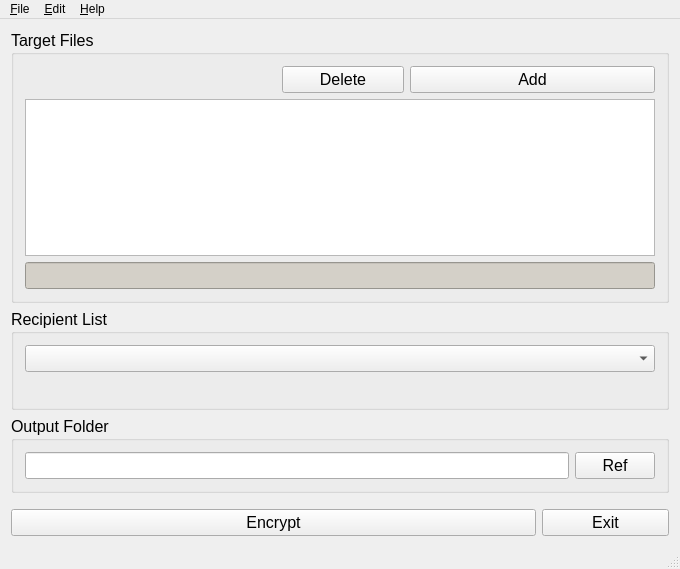
<?xml version="1.0" encoding="UTF-8"?>
<ui version="4.0">
 <class>MainWindow</class>
 <widget class="QMainWindow" name="MainWindow">
  <property name="enabled">
   <bool>true</bool>
  </property>
  <property name="geometry">
   <rect>
    <x>0</x>
    <y>0</y>
    <width>680</width>
    <height>569</height>
   </rect>
  </property>
  <property name="sizePolicy">
   <sizepolicy hsizetype="Preferred" vsizetype="Preferred">
    <horstretch>0</horstretch>
    <verstretch>0</verstretch>
   </sizepolicy>
  </property>
  <property name="minimumSize">
   <size>
    <width>0</width>
    <height>0</height>
   </size>
  </property>
  <property name="acceptDrops">
   <bool>false</bool>
  </property>
  <property name="windowTitle">
   <string>S3E</string>
  </property>
  <property name="windowIcon">
   <iconset resource="S3E.qrc">
    <normaloff>:/Briefcase_files.ico</normaloff>:/Briefcase_files.ico</iconset>
  </property>
  <widget class="QWidget" name="centralWidget">
   <layout class="QGridLayout">
    <item row="0" column="0" colspan="5">
     <widget class="QGroupBox" name="groupBox">
      <property name="sizePolicy">
       <sizepolicy hsizetype="Preferred" vsizetype="Preferred">
        <horstretch>0</horstretch>
        <verstretch>0</verstretch>
       </sizepolicy>
      </property>
      <property name="minimumSize">
       <size>
        <width>551</width>
        <height>151</height>
       </size>
      </property>
      <property name="sizeIncrement">
       <size>
        <width>0</width>
        <height>0</height>
       </size>
      </property>
      <property name="font">
       <font>
        <pointsize>12</pointsize>
       </font>
      </property>
      <property name="contextMenuPolicy">
       <enum>Qt::DefaultContextMenu</enum>
      </property>
      <property name="title">
       <string>Target Files</string>
      </property>
      <property name="alignment">
       <set>Qt::AlignLeading|Qt::AlignLeft|Qt::AlignTop</set>
      </property>
      <property name="checkable">
       <bool>false</bool>
      </property>
      <layout class="QGridLayout">
       <item row="0" column="2">
        <widget class="QPushButton" name="pushButton_Delete">
         <property name="sizePolicy">
          <sizepolicy hsizetype="Preferred" vsizetype="Fixed">
           <horstretch>0</horstretch>
           <verstretch>0</verstretch>
          </sizepolicy>
         </property>
         <property name="font">
          <font>
           <pointsize>12</pointsize>
          </font>
         </property>
         <property name="text">
          <string>Delete</string>
         </property>
        </widget>
       </item>
       <item row="0" column="3" colspan="2">
        <widget class="QPushButton" name="pushButton_Add">
         <property name="enabled">
          <bool>true</bool>
         </property>
         <property name="sizePolicy">
          <sizepolicy hsizetype="Preferred" vsizetype="Fixed">
           <horstretch>0</horstretch>
           <verstretch>0</verstretch>
          </sizepolicy>
         </property>
         <property name="sizeIncrement">
          <size>
           <width>0</width>
           <height>0</height>
          </size>
         </property>
         <property name="font">
          <font>
           <pointsize>12</pointsize>
          </font>
         </property>
         <property name="text">
          <string>Add</string>
         </property>
        </widget>
       </item>
       <item row="1" column="0" colspan="5">
        <widget class="QListWidget" name="listWidget">
         <property name="sizePolicy">
          <sizepolicy hsizetype="Preferred" vsizetype="Preferred">
           <horstretch>0</horstretch>
           <verstretch>0</verstretch>
          </sizepolicy>
         </property>
         <property name="font">
          <font>
           <pointsize>12</pointsize>
          </font>
         </property>
         <property name="acceptDrops">
          <bool>true</bool>
         </property>
         <property name="selectionMode">
          <enum>QAbstractItemView::MultiSelection</enum>
         </property>
        </widget>
       </item>
       <item row="2" column="0" colspan="5">
        <widget class="QLineEdit" name="labelFileStatus">
         <property name="font">
          <font>
           <pointsize>12</pointsize>
          </font>
         </property>
         <property name="styleSheet">
          <string>background-color: rgb(212, 208, 200);</string>
         </property>
         <property name="text">
          <string/>
         </property>
         <property name="readOnly">
          <bool>true</bool>
         </property>
        </widget>
       </item>
      </layout>
     </widget>
    </item>
    <item row="1" column="0" colspan="5">
     <widget class="QGroupBox" name="groupBox_2">
      <property name="sizePolicy">
       <sizepolicy hsizetype="Preferred" vsizetype="Fixed">
        <horstretch>0</horstretch>
        <verstretch>0</verstretch>
       </sizepolicy>
      </property>
      <property name="font">
       <font>
        <pointsize>12</pointsize>
       </font>
      </property>
      <property name="title">
       <string>Recipient List</string>
      </property>
      <layout class="QGridLayout">
       <item row="0" column="0">
        <widget class="QComboBox" name="comboBox_Recipient">
         <property name="font">
          <font>
           <pointsize>12</pointsize>
          </font>
         </property>
        </widget>
       </item>
       <item row="1" column="0">
        <widget class="QLabel" name="labelPublicKeyFile">
         <property name="text">
          <string/>
         </property>
        </widget>
       </item>
      </layout>
     </widget>
    </item>
    <item row="2" column="0" colspan="5">
     <widget class="QGroupBox" name="groupBox_3">
      <property name="sizePolicy">
       <sizepolicy hsizetype="Preferred" vsizetype="Fixed">
        <horstretch>0</horstretch>
        <verstretch>0</verstretch>
       </sizepolicy>
      </property>
      <property name="font">
       <font>
        <pointsize>12</pointsize>
       </font>
      </property>
      <property name="title">
       <string>Output Folder</string>
      </property>
      <layout class="QGridLayout">
       <item row="0" column="0" colspan="13">
        <widget class="QLineEdit" name="lineEdit_OutputFolder">
         <property name="sizePolicy">
          <sizepolicy hsizetype="Preferred" vsizetype="Fixed">
           <horstretch>0</horstretch>
           <verstretch>0</verstretch>
          </sizepolicy>
         </property>
         <property name="font">
          <font>
           <pointsize>12</pointsize>
          </font>
         </property>
        </widget>
       </item>
       <item row="0" column="13">
        <widget class="QPushButton" name="pushButton_Ref">
         <property name="sizePolicy">
          <sizepolicy hsizetype="Fixed" vsizetype="Fixed">
           <horstretch>0</horstretch>
           <verstretch>0</verstretch>
          </sizepolicy>
         </property>
         <property name="font">
          <font>
           <pointsize>12</pointsize>
          </font>
         </property>
         <property name="text">
          <string>Ref</string>
         </property>
        </widget>
       </item>
      </layout>
     </widget>
    </item>
    <item row="4" column="4">
     <widget class="QPushButton" name="pushButton_Exit">
      <property name="sizePolicy">
       <sizepolicy hsizetype="Preferred" vsizetype="Fixed">
        <horstretch>0</horstretch>
        <verstretch>0</verstretch>
       </sizepolicy>
      </property>
      <property name="font">
       <font>
        <pointsize>12</pointsize>
       </font>
      </property>
      <property name="text">
       <string>Exit</string>
      </property>
     </widget>
    </item>
    <item row="4" column="0" colspan="4">
     <widget class="QPushButton" name="pushButton_Encrypt">
      <property name="sizePolicy">
       <sizepolicy hsizetype="Preferred" vsizetype="Fixed">
        <horstretch>0</horstretch>
        <verstretch>0</verstretch>
       </sizepolicy>
      </property>
      <property name="font">
       <font>
        <pointsize>12</pointsize>
       </font>
      </property>
      <property name="text">
       <string>Encrypt</string>
      </property>
     </widget>
    </item>
    <item row="3" column="0">
     <spacer name="verticalSpacer">
      <property name="orientation">
       <enum>Qt::Vertical</enum>
      </property>
      <property name="sizeType">
       <enum>QSizePolicy::Fixed</enum>
      </property>
      <property name="sizeHint" stdset="0">
       <size>
        <width>20</width>
        <height>10</height>
       </size>
      </property>
     </spacer>
    </item>
   </layout>
  </widget>
  <widget class="QMenuBar" name="menuBar">
   <property name="geometry">
    <rect>
     <x>0</x>
     <y>0</y>
     <width>680</width>
     <height>18</height>
    </rect>
   </property>
   <property name="toolTip">
    <string comment="File"/>
   </property>
   <property name="defaultUp">
    <bool>false</bool>
   </property>
   <widget class="QMenu" name="menuFile">
    <property name="title">
     <string>&amp;File</string>
    </property>
    <addaction name="action_Add"/>
    <addaction name="actionDelete"/>
    <addaction name="action_Exit"/>
   </widget>
   <widget class="QMenu" name="menuEdit">
    <property name="title">
     <string>&amp;Edit</string>
    </property>
    <addaction name="actionUser_Information"/>
    <addaction name="actionAddress_Book"/>
   </widget>
   <widget class="QMenu" name="menuHelp">
    <property name="title">
     <string>&amp;Help</string>
    </property>
    <addaction name="action_About"/>
    <addaction name="actionHelp"/>
   </widget>
   <addaction name="menuFile"/>
   <addaction name="menuEdit"/>
   <addaction name="menuHelp"/>
  </widget>
  <widget class="QStatusBar" name="statusBar"/>
  <action name="actionUser_Information">
   <property name="text">
    <string>&amp;User Information</string>
   </property>
  </action>
  <action name="actionAddress_Book">
   <property name="text">
    <string>&amp;Recipient List</string>
   </property>
  </action>
  <action name="action_Add">
   <property name="text">
    <string>&amp;Add</string>
   </property>
  </action>
  <action name="action_Exit">
   <property name="text">
    <string>&amp;Exit</string>
   </property>
   <property name="menuRole">
    <enum>QAction::TextHeuristicRole</enum>
   </property>
  </action>
  <action name="actionDelete">
   <property name="text">
    <string>&amp;Delete</string>
   </property>
  </action>
  <action name="action_About">
   <property name="text">
    <string>&amp;About</string>
   </property>
  </action>
  <action name="actionHelp">
   <property name="text">
    <string>&amp;Help</string>
   </property>
  </action>
 </widget>
 <layoutdefault spacing="6" margin="11"/>
 <resources>
  <include location="S3E.qrc"/>
 </resources>
 <connections/>
</ui>
